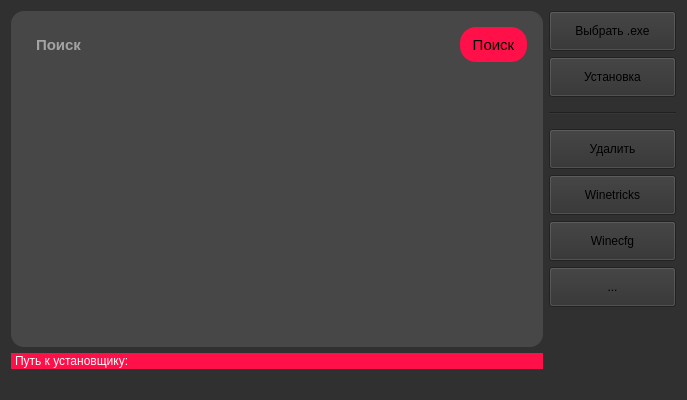
      <widget class="QWidget" name="tab_2">
       <property name="mouseTracking">
        <bool>false</bool>
       </property>
       <property name="autoFillBackground">
        <bool>false</bool>
       </property>
       <property name="styleSheet">
        <string notr="true">background-color: rgb(48, 48, 48);</string>
       </property>
       <attribute name="title">
        <string>Префиксы</string>
       </attribute>
       <layout class="QGridLayout" name="gridLayout_6">
        <item row="0" column="3">
         <layout class="QVBoxLayout" name="verticalLayout_5">
          <item>
           <widget class="QToolButton" name="selectexe">
            <property name="sizePolicy">
             <sizepolicy hsizetype="Preferred" vsizetype="Fixed">
              <horstretch>0</horstretch>
              <verstretch>0</verstretch>
             </sizepolicy>
            </property>
            <property name="minimumSize">
             <size>
              <width>0</width>
              <height>40</height>
             </size>
            </property>
            <property name="styleSheet">
             <string notr="true">QToolButton::checked{
border-radius:10px;
font: 16pt &quot;Franxurter Totally&quot;;
background-color: rgb(255, 16, 72);
}</string>
            </property>
            <property name="text">
             <string>Выбрать .exe</string>
            </property>
            <property name="checkable">
             <bool>true</bool>
            </property>
            <property name="checked">
             <bool>false</bool>
            </property>
            <property name="autoRepeat">
             <bool>true</bool>
            </property>
            <property name="autoExclusive">
             <bool>true</bool>
            </property>
           </widget>
          </item>
          <item>
           <widget class="QToolButton" name="installexe">
            <property name="sizePolicy">
             <sizepolicy hsizetype="Preferred" vsizetype="Fixed">
              <horstretch>0</horstretch>
              <verstretch>0</verstretch>
             </sizepolicy>
            </property>
            <property name="minimumSize">
             <size>
              <width>127</width>
              <height>40</height>
             </size>
            </property>
            <property name="styleSheet">
             <string notr="true">QToolButton::checked{
border-radius:10px;
background-color: rgb(255, 16, 72);
}</string>
            </property>
            <property name="text">
             <string>Установка</string>
            </property>
            <property name="checkable">
             <bool>true</bool>
            </property>
            <property name="autoExclusive">
             <bool>true</bool>
            </property>
           </widget>
          </item>
          <item>
           <widget class="Line" name="line">
            <property name="minimumSize">
             <size>
              <width>0</width>
              <height>20</height>
             </size>
            </property>
            <property name="styleSheet">
             <string notr="true"/>
            </property>
            <property name="orientation">
             <enum>Qt::Horizontal</enum>
            </property>
           </widget>
          </item>
          <item>
           <widget class="QToolButton" name="deleteitem">
            <property name="sizePolicy">
             <sizepolicy hsizetype="Preferred" vsizetype="Fixed">
              <horstretch>0</horstretch>
              <verstretch>0</verstretch>
             </sizepolicy>
            </property>
            <property name="minimumSize">
             <size>
              <width>0</width>
              <height>40</height>
             </size>
            </property>
            <property name="styleSheet">
             <string notr="true">QToolButton::checked{
border-radius:10px;
background-color: rgb(255, 16, 72);
}</string>
            </property>
            <property name="text">
             <string>Удалить</string>
            </property>
            <property name="checkable">
             <bool>true</bool>
            </property>
            <property name="autoExclusive">
             <bool>true</bool>
            </property>
           </widget>
          </item>
          <item>
           <widget class="QToolButton" name="Winetricks">
            <property name="sizePolicy">
             <sizepolicy hsizetype="Preferred" vsizetype="Fixed">
              <horstretch>0</horstretch>
              <verstretch>0</verstretch>
             </sizepolicy>
            </property>
            <property name="minimumSize">
             <size>
              <width>0</width>
              <height>40</height>
             </size>
            </property>
            <property name="styleSheet">
             <string notr="true">QToolButton::checked{
border-radius:10px;
background-color: rgb(255, 16, 72);
}</string>
            </property>
            <property name="text">
             <string>Winetricks</string>
            </property>
            <property name="checkable">
             <bool>true</bool>
            </property>
            <property name="autoExclusive">
             <bool>true</bool>
            </property>
           </widget>
          </item>
          <item>
           <widget class="QToolButton" name="WineCfg">
            <property name="sizePolicy">
             <sizepolicy hsizetype="Preferred" vsizetype="Fixed">
              <horstretch>0</horstretch>
              <verstretch>0</verstretch>
             </sizepolicy>
            </property>
            <property name="minimumSize">
             <size>
              <width>0</width>
              <height>40</height>
             </size>
            </property>
            <property name="styleSheet">
             <string notr="true">QToolButton::checked{
border-radius:10px;
background-color: rgb(255, 16, 72);
}</string>
            </property>
            <property name="text">
             <string>Winecfg</string>
            </property>
            <property name="checkable">
             <bool>true</bool>
            </property>
            <property name="autoExclusive">
             <bool>true</bool>
            </property>
           </widget>
          </item>
          <item>
           <widget class="QToolButton" name="toolButton_6">
            <property name="sizePolicy">
             <sizepolicy hsizetype="Preferred" vsizetype="Fixed">
              <horstretch>0</horstretch>
              <verstretch>0</verstretch>
             </sizepolicy>
            </property>
            <property name="minimumSize">
             <size>
              <width>0</width>
              <height>40</height>
             </size>
            </property>
            <property name="styleSheet">
             <string notr="true">QToolButton::checked{
border-radius:10px;
background-color: rgb(255, 16, 72);
}</string>
            </property>
            <property name="text">
             <string>...</string>
            </property>
            <property name="checkable">
             <bool>true</bool>
            </property>
            <property name="autoExclusive">
             <bool>true</bool>
            </property>
           </widget>
          </item>
          <item>
           <spacer name="verticalSpacer_2">
            <property name="orientation">
             <enum>Qt::Vertical</enum>
            </property>
            <property name="sizeHint" stdset="0">
             <size>
              <width>20</width>
              <height>40</height>
             </size>
            </property>
           </spacer>
          </item>
         </layout>
        </item>
        <item row="1" column="0">
         <widget class="QLabel" name="label_5">
          <property name="styleSheet">
           <string notr="true">border-width: 1px;        
background-color: rgb(255, 16, 72);
border-radius:10px;
border:none;
font: 16pt &quot;Franxurter Totally&quot;;
padding:1px;
color: rgb(255, 255, 255);</string>
          </property>
          <property name="text">
           <string>Путь к установщику:</string>
          </property>
         </widget>
        </item>
        <item row="0" column="0">
         <widget class="QGroupBox" name="groupBox">
          <property name="sizePolicy">
           <sizepolicy hsizetype="MinimumExpanding" vsizetype="Preferred">
            <horstretch>0</horstretch>
            <verstretch>0</verstretch>
           </sizepolicy>
          </property>
          <property name="styleSheet">
           <string notr="true">background-color: rgb(71, 71, 71);
font:11pt;
font-weight:900;
border-radius:13px;
padding:7px;

</string>
          </property>
          <layout class="QGridLayout" name="gridLayout_3">
           <item row="3" column="1">
            <widget class="QToolButton" name="toolButton_2">
             <property name="minimumSize">
              <size>
               <width>32</width>
               <height>0</height>
              </size>
             </property>
             <property name="text">
              <string/>
             </property>
             <property name="icon">
              <iconset resource="resource.qrc">
               <normaloff>:/newPrefix/img/cross.svg</normaloff>:/newPrefix/img/cross.svg</iconset>
             </property>
             <property name="iconSize">
              <size>
               <width>13</width>
               <height>13</height>
              </size>
             </property>
             <property name="shortcut">
              <string>Backspace</string>
             </property>
             <property name="popupMode">
              <enum>QToolButton::DelayedPopup</enum>
             </property>
             <property name="autoRaise">
              <bool>false</bool>
             </property>
            </widget>
           </item>
           <item row="3" column="2">
            <widget class="QToolButton" name="toolButton">
             <property name="sizePolicy">
              <sizepolicy hsizetype="Fixed" vsizetype="Fixed">
               <horstretch>0</horstretch>
               <verstretch>0</verstretch>
              </sizepolicy>
             </property>
             <property name="minimumSize">
              <size>
               <width>0</width>
               <height>0</height>
              </size>
             </property>
             <property name="baseSize">
              <size>
               <width>0</width>
               <height>0</height>
              </size>
             </property>
             <property name="styleSheet">
              <string notr="true">QToolButton{
border-radius:16px;
background-color: rgb(255, 16, 72);
border:none;
font:  11pt;
}</string>
             </property>
             <property name="text">
              <string>Поиск</string>
             </property>
             <property name="icon">
              <iconset resource="resource.qrc">
               <normaloff>:/newPrefix/img/search-3-16.ico</normaloff>:/newPrefix/img/search-3-16.ico</iconset>
             </property>
             <property name="toolButtonStyle">
              <enum>Qt::ToolButtonIconOnly</enum>
             </property>
             <property name="autoRaise">
              <bool>false</bool>
             </property>
             <property name="arrowType">
              <enum>Qt::NoArrow</enum>
             </property>
            </widget>
           </item>
           <item row="3" column="0">
            <widget class="QLineEdit" name="lineEdit_2">
             <property name="enabled">
              <bool>true</bool>
             </property>
             <property name="sizePolicy">
              <sizepolicy hsizetype="Fixed" vsizetype="Fixed">
               <horstretch>0</horstretch>
               <verstretch>0</verstretch>
              </sizepolicy>
             </property>
             <property name="minimumSize">
              <size>
               <width>0</width>
               <height>0</height>
              </size>
             </property>
             <property name="maximumSize">
              <size>
               <width>10000</width>
               <height>40</height>
              </size>
             </property>
             <property name="palette">
              <palette>
               <active>
                <colorrole role="WindowText">
                 <brush brushstyle="SolidPattern">
                  <color alpha="255">
                   <red>255</red>
                   <green>255</green>
                   <blue>255</blue>
                  </color>
                 </brush>
                </colorrole>
                <colorrole role="Button">
                 <brush brushstyle="SolidPattern">
                  <color alpha="255">
                   <red>71</red>
                   <green>71</green>
                   <blue>71</blue>
                  </color>
                 </brush>
                </colorrole>
                <colorrole role="Text">
                 <brush brushstyle="SolidPattern">
                  <color alpha="255">
                   <red>255</red>
                   <green>255</green>
                   <blue>255</blue>
                  </color>
                 </brush>
                </colorrole>
                <colorrole role="ButtonText">
                 <brush brushstyle="SolidPattern">
                  <color alpha="255">
                   <red>255</red>
                   <green>255</green>
                   <blue>255</blue>
                  </color>
                 </brush>
                </colorrole>
                <colorrole role="Base">
                 <brush brushstyle="SolidPattern">
                  <color alpha="255">
                   <red>71</red>
                   <green>71</green>
                   <blue>71</blue>
                  </color>
                 </brush>
                </colorrole>
                <colorrole role="Window">
                 <brush brushstyle="SolidPattern">
                  <color alpha="255">
                   <red>71</red>
                   <green>71</green>
                   <blue>71</blue>
                  </color>
                 </brush>
                </colorrole>
                <colorrole role="PlaceholderText">
                 <brush brushstyle="NoBrush">
                  <color alpha="128">
                   <red>255</red>
                   <green>255</green>
                   <blue>255</blue>
                  </color>
                 </brush>
                </colorrole>
               </active>
               <inactive>
                <colorrole role="WindowText">
                 <brush brushstyle="SolidPattern">
                  <color alpha="255">
                   <red>255</red>
                   <green>255</green>
                   <blue>255</blue>
                  </color>
                 </brush>
                </colorrole>
                <colorrole role="Button">
                 <brush brushstyle="SolidPattern">
                  <color alpha="255">
                   <red>71</red>
                   <green>71</green>
                   <blue>71</blue>
                  </color>
                 </brush>
                </colorrole>
                <colorrole role="Text">
                 <brush brushstyle="SolidPattern">
                  <color alpha="255">
                   <red>255</red>
                   <green>255</green>
                   <blue>255</blue>
                  </color>
                 </brush>
                </colorrole>
                <colorrole role="ButtonText">
                 <brush brushstyle="SolidPattern">
                  <color alpha="255">
                   <red>255</red>
                   <green>255</green>
                   <blue>255</blue>
                  </color>
                 </brush>
                </colorrole>
                <colorrole role="Base">
                 <brush brushstyle="SolidPattern">
                  <color alpha="255">
                   <red>71</red>
                   <green>71</green>
                   <blue>71</blue>
                  </color>
                 </brush>
                </colorrole>
                <colorrole role="Window">
                 <brush brushstyle="SolidPattern">
                  <color alpha="255">
                   <red>71</red>
                   <green>71</green>
                   <blue>71</blue>
                  </color>
                 </brush>
                </colorrole>
                <colorrole role="PlaceholderText">
                 <brush brushstyle="NoBrush">
                  <color alpha="128">
                   <red>255</red>
                   <green>255</green>
                   <blue>255</blue>
                  </color>
                 </brush>
                </colorrole>
               </inactive>
               <disabled>
                <colorrole role="WindowText">
                 <brush brushstyle="SolidPattern">
                  <color alpha="255">
                   <red>255</red>
                   <green>255</green>
                   <blue>255</blue>
                  </color>
                 </brush>
                </colorrole>
                <colorrole role="Button">
                 <brush brushstyle="SolidPattern">
                  <color alpha="255">
                   <red>71</red>
                   <green>71</green>
                   <blue>71</blue>
                  </color>
                 </brush>
                </colorrole>
                <colorrole role="Text">
                 <brush brushstyle="SolidPattern">
                  <color alpha="255">
                   <red>255</red>
                   <green>255</green>
                   <blue>255</blue>
                  </color>
                 </brush>
                </colorrole>
                <colorrole role="ButtonText">
                 <brush brushstyle="SolidPattern">
                  <color alpha="255">
                   <red>255</red>
                   <green>255</green>
                   <blue>255</blue>
                  </color>
                 </brush>
                </colorrole>
                <colorrole role="Base">
                 <brush brushstyle="SolidPattern">
                  <color alpha="255">
                   <red>71</red>
                   <green>71</green>
                   <blue>71</blue>
                  </color>
                 </brush>
                </colorrole>
                <colorrole role="Window">
                 <brush brushstyle="SolidPattern">
                  <color alpha="255">
                   <red>71</red>
                   <green>71</green>
                   <blue>71</blue>
                  </color>
                 </brush>
                </colorrole>
                <colorrole role="PlaceholderText">
                 <brush brushstyle="NoBrush">
                  <color alpha="128">
                   <red>255</red>
                   <green>255</green>
                   <blue>255</blue>
                  </color>
                 </brush>
                </colorrole>
               </disabled>
              </palette>
             </property>
             <property name="contextMenuPolicy">
              <enum>Qt::NoContextMenu</enum>
             </property>
             <property name="styleSheet">
              <string notr="true">border: 1px 1px 0px 1px;
color: rgb(255, 255, 255);
font: 16pt &quot;Franxurter Totally&quot;;
</string>
             </property>
             <property name="text">
              <string/>
             </property>
             <property name="echoMode">
              <enum>QLineEdit::Normal</enum>
             </property>
             <property name="cursorPosition">
              <number>0</number>
             </property>
             <property name="placeholderText">
              <string>Поиск</string>
             </property>
             <property name="cursorMoveStyle">
              <enum>Qt::VisualMoveStyle</enum>
             </property>
             <property name="clearButtonEnabled">
              <bool>false</bool>
             </property>
            </widget>
           </item>
           <item row="4" column="0" colspan="3">
            <widget class="QListWidget" name="listWidget_2">
             <property name="sizePolicy">
              <sizepolicy hsizetype="MinimumExpanding" vsizetype="Expanding">
               <horstretch>0</horstretch>
               <verstretch>0</verstretch>
              </sizepolicy>
             </property>
             <property name="minimumSize">
              <size>
               <width>500</width>
               <height>0</height>
              </size>
             </property>
             <property name="styleSheet">
              <string notr="true">QScrollBar:vertical {
background-color: transparent;
width: 25px;
margin: 0px 0px 0px 0px;
}
QScrollBar::handle:vertical {
border-radius: 5px;
background: rgb(48, 48, 48);
min-height: 48px;
}

/* This remvoes the bottom button by setting the height to 0px */
QScrollBar::add-line:vertical {
height: 0px;
subcontrol-position: bottom;
subcontrol-origin: margin;
}

/* This remvoes the top button by setting the height to 0px */
QScrollBar::sub-line:vertical {
height: 0px;
subcontrol-position: top;
subcontrol-origin: margin;
}

/* need this to get rid of crosshatching on scrollbar background */
QScrollBar::add-page:vertical, QScrollBar::sub-page:vertical {
background: none;
}
QListWidget{
color:rgb(255, 255, 255);
background-color: rgb(71, 71, 71);
font: 16pt &quot;Franxurter Totally&quot;;
border:none;
border-radius:13px;
padding:5px;

}
QListWidget::item::selected{
padding:-0px;
border-radius:7px;
background-color:  rgb(255, 16, 72);
color:rgb(255, 255, 255);
}
QListWidget::item{
padding:5px;
color:rrgb(255, 16, 72);
}</string>
             </property>
             <property name="frameShape">
              <enum>QFrame::WinPanel</enum>
             </property>
             <property name="showDropIndicator" stdset="0">
              <bool>false</bool>
             </property>
             <property name="dragDropMode">
              <enum>QAbstractItemView::NoDragDrop</enum>
             </property>
             <property name="iconSize">
              <size>
               <width>13</width>
               <height>13</height>
              </size>
             </property>
             <property name="isWrapping" stdset="0">
              <bool>false</bool>
             </property>
            </widget>
           </item>
          </layout>
         </widget>
        </item>
        <item row="2" column="0">
         <widget class="QLabel" name="label_6">
          <property name="styleSheet">
           <string notr="true">color: rgb(255, 255, 255);</string>
          </property>
          <property name="text">
           <string/>
          </property>
         </widget>
        </item>
       </layout>
      </widget>
